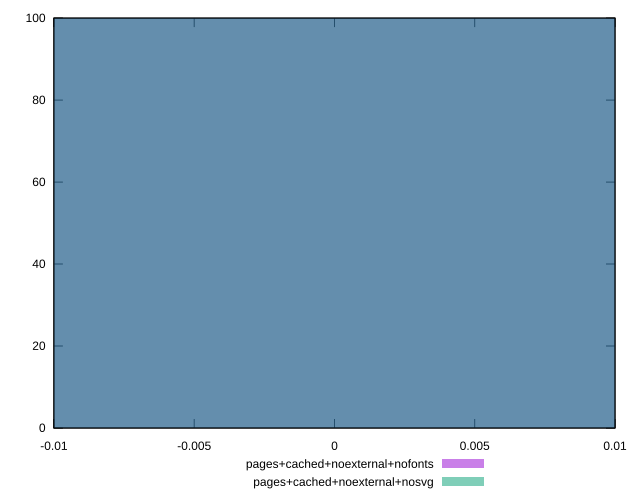

Write the gnuplot code that produced this figure.
reset
set terminal svg size 640, 500
set output "reprap/legacy-javascript/comparison/histogram/6_vs_7.svg"

$pagesCachedNoexternalNofonts <<EOF
0 100
EOF

$pagesCachedNoexternalNosvg <<EOF
0 100
EOF

set key outside below
set boxwidth 0.1
set yrange [0:100]
set style fill transparent solid 0.5 noborder

plot \
  $pagesCachedNoexternalNofonts title "pages+cached+noexternal+nofonts" with boxes, \
  $pagesCachedNoexternalNosvg title "pages+cached+noexternal+nosvg" with boxes, \


reset
